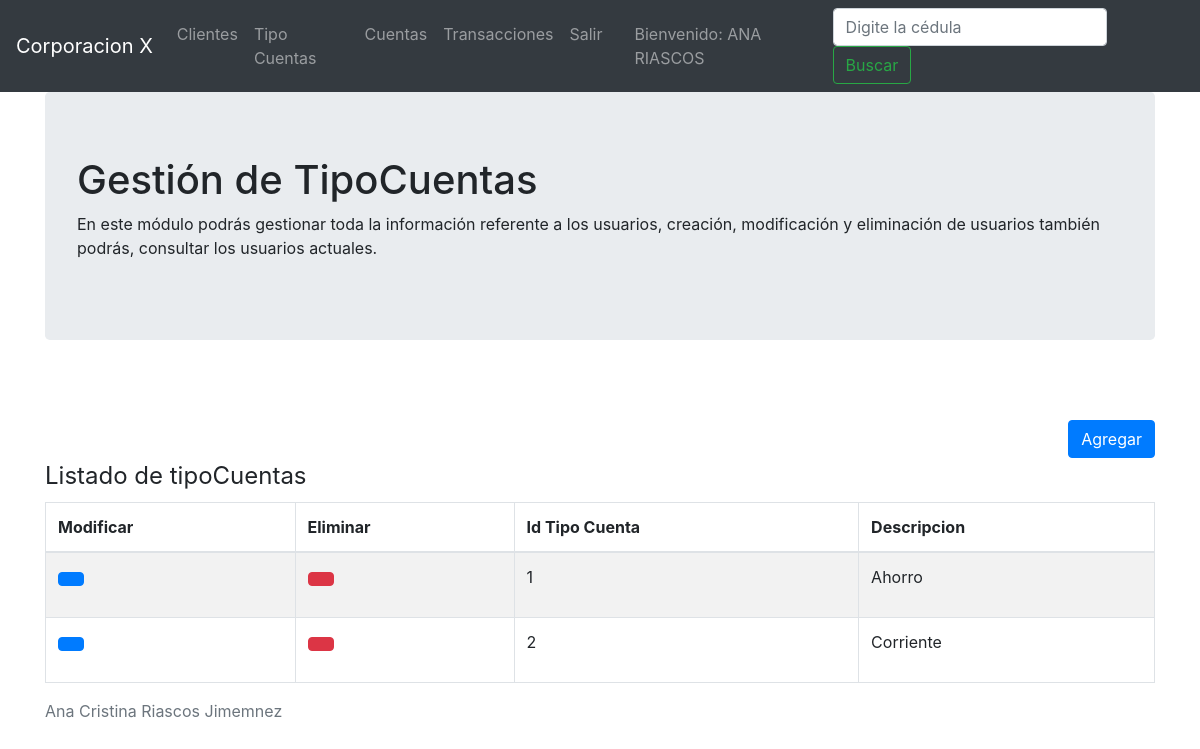
Page /controller/tipoCuentas.php?accion=listarTipoCuentas (signed in) on the committed database.
### tables this page shows
CREATE TABLE `tipocuentas` (
  `idTipoCuenta` int(11) NOT NULL,
  `descripcion` varchar(50) DEFAULT NULL
);

### view/tipoCuentas/listarTipoCuentas.php (the view, shortened to what this page needs)
<?php
include ("../model/connection.php");
$listaTipoCuentas = mysqli_query($conexion,"select * from tipoCuentas;")
				or die("Problemas en el select".mysqli_error($conexion));
?>
<div class="container">
	<div class="jumbotron">
		<h1>Gesti&oacute;n de TipoCuentas</h1>
		<p>En este módulo podrás gestionar toda la información referente a los usuarios, creación, modificación y eliminación de usuarios
				también podrás, consultar los usuarios actuales.</p>
	</div>
	<br></br>
	<div align="right">
	    <a>
			<a href="../controller/tipoCuentas.php?accion=agregarTipoCuentas" class="btn btn-primary"><span class="glyphicon glyphicon-user"></span> Agregar</a>
		</a>
	</div>
	<legend>Listado de tipoCuentas</legend>
	<div class="span7">
		<div class="widget stacked widget-table action-table">
			<div class="table-responsive">
				<table class="table table-striped table-bordered">
					<thead>
						<tr>
							<th class="td-actions">Modificar</th>
							<th class="td-actions">Eliminar</th>
							<th>Id Tipo Cuenta</th>
							<th>Descripcion</th>
						</tr>
					</thead>
					<tbody>
						<?php while($data = mysqli_fetch_array($listaTipoCuentas)){ ?>
							<tr>
								<td class="td-actions">
									<p data-placement="top" data-toggle="tooltip" title="Modificar">
										<a class="btn btn-primary btn-xs" data-title="Modificar" href="../controller/tipoCuentas.php?accion=editarTipoCuenta&id=<?php echo $data['idTipoCuenta'] ?>" >
									 <span class="glyphicon glyphicon-pencil"></span></a></p>
								</td>
								<td class="td-actions">
									<p data-placement="top" data-toggle="tooltip" title="Delete">
										<a class="btn btn-danger btn-xs" onclick="javascript:deleteC('<?php echo $data['idTipoCuenta'] ?>')" data-title="Eliminar" data-toggle="modal" data-target="#delete" >
									 <span class="glyphicon glyphicon-trash"></span></a></p>
								</td>
								<td><?php echo $data['idTipoCuenta'] ?></td>
								<td><?php echo $data['descripcion'] ?></td>
							</tr>
							<?php } ?>
					</tbody>
				</table>
			</div>
		</div>
	</div>
</div>

### rows in the picture
tipocuentas: idTipoCuenta "1", descripcion "Ahorro"
tipocuentas: idTipoCuenta "2", descripcion "Corriente"

### other values in the picture
$_SESSION["nombre"] "ANA RIASCOS"
